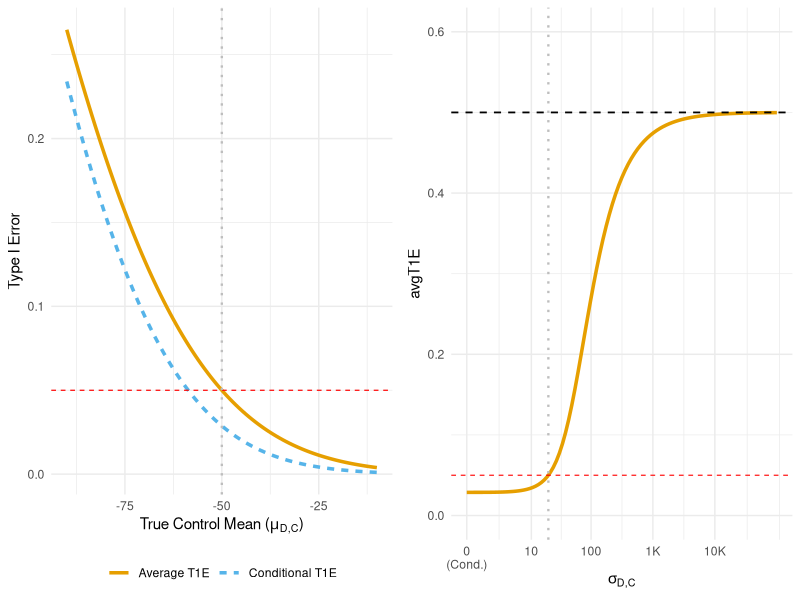
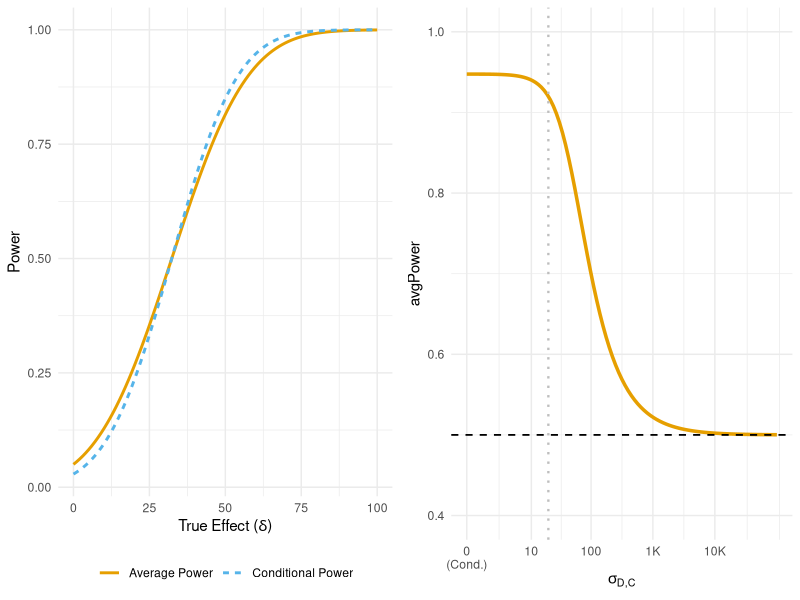
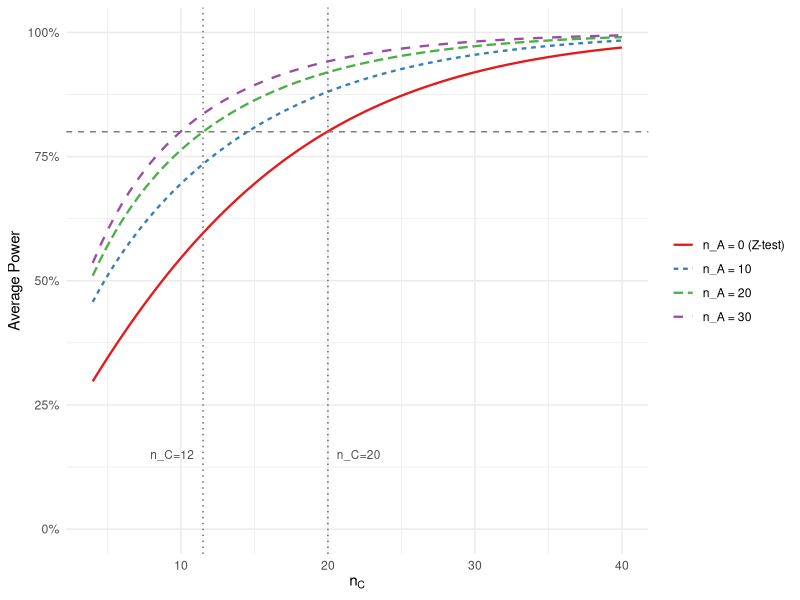
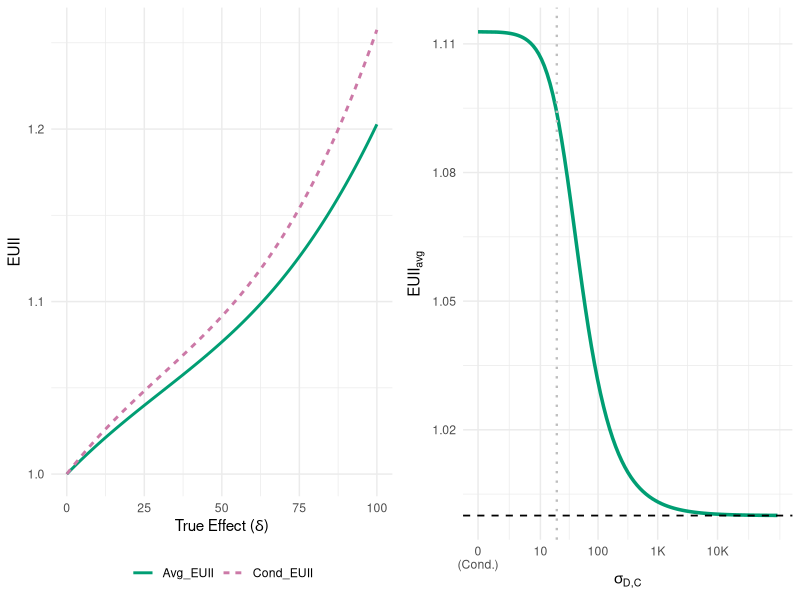
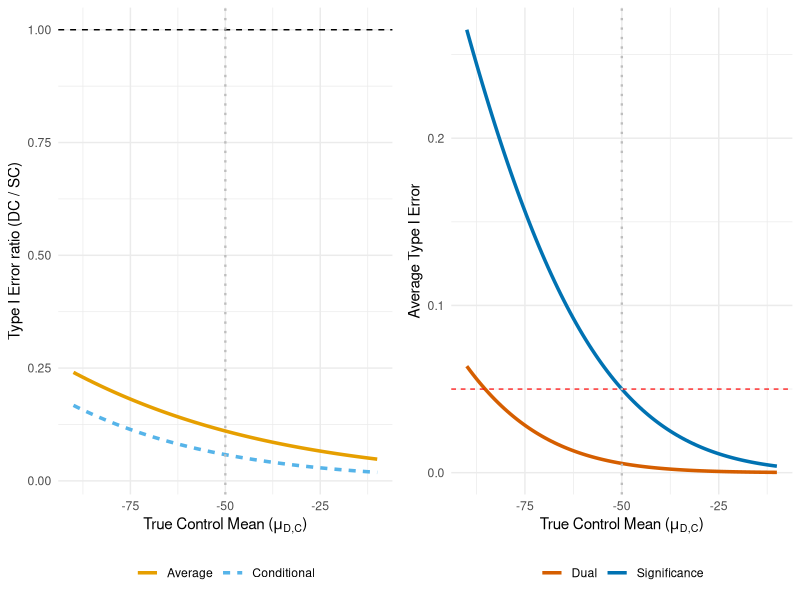
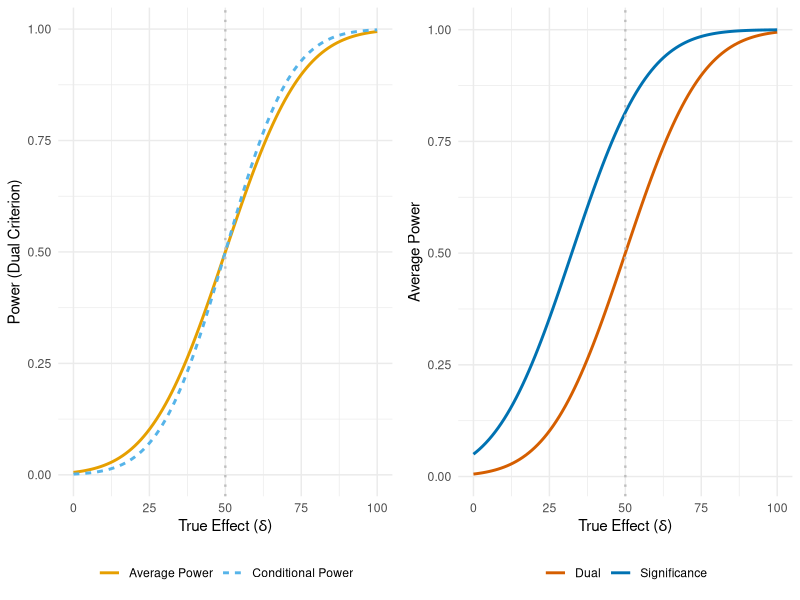
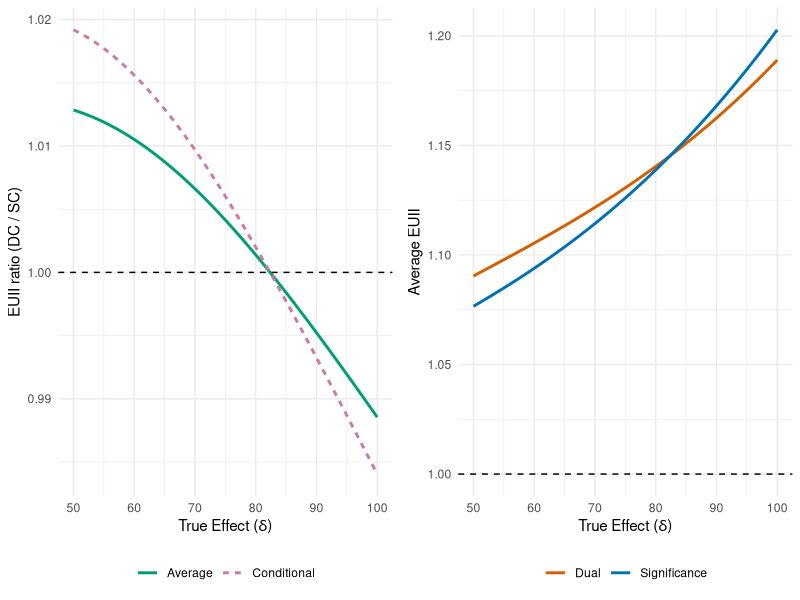

Source code (R) for these figures, in order:
# =============================================================================
# Closed-Form Running Example — Single-Component Normal Analysis Prior
# =============================================================================
# Reproduces the closed-form figures of the running example:
#   Part 1 – Conditional vs Average Type I Error (location and scale shift)
#   Part 2 – Conditional vs Average Power
#   Part 3 – Sample-size curve (average power vs n_C for several ESS n_A)
#   Part 4 – Conditional vs Average EUII
#   Part 5 – Dual criterion vs significance-only (T1E, Power, EUII)
# All metrics use the Normal closed forms; the analysis prior is the
# single-component Normal approximation of the MAP prior.
# =============================================================================

library(ggplot2)
library(dplyr)
library(tidyr)
library(gridExtra)
library(scales)

# ---------------------------------------------------------------------------
# Trial parameters
# ---------------------------------------------------------------------------
sigma <- 88; n_C <- 20; n_T <- 40; n_A <- 20; N_total <- n_C + n_T
v_C <- sigma^2 / n_C; v_T <- sigma^2 / n_T; sigma_A2 <- sigma^2 / n_A; mu_A <- -50
q <- 0; z_p <- qnorm(0.95)
W <- sigma_A2 / (sigma_A2 + v_C)
V_delta <- W * v_C + v_T # sigma_A2 * v_C / (sigma_A2 + v_C) + v_T
V_samp  <- W^2 * v_C + v_T # Variance of the Sampling distribution of delta_hat | delta, theta_C
k_SC <- q + z_p * sqrt(V_delta) # single-criterion (significance) threshold

# ---------------------------------------------------------------------------
# Closed-form operating characteristics for a generic threshold k
# (single criterion: k = k_SC; dual criterion: k = max(DV, k_SC))
# ---------------------------------------------------------------------------
condPower <- function(theta_C_star, delta, k)
  1 - pnorm((k - ((1 - W) * (mu_A - theta_C_star) + delta)) / sqrt(V_samp))
avgPower <- function(mu_D, sigma_D2, delta, k)
  1 - pnorm((k - ((1 - W) * (mu_A - mu_D) + delta)) / sqrt(V_samp + (1 - W)^2 * sigma_D2))
calc_EUII <- function(power, t1e, N) {
  eps <- 1e-10
  p <- pmax(pmin(power, 1 - eps), eps)
  t <- pmax(pmin(t1e, 1 - eps), eps)
  log_dor <- qlogis(p) - qlogis(t) #qlogis = logit = log(Odds)
  exp(log_dor / N)
}

# average power for the assumptions for the sample size computation
avgPower_ess <- function(delta, n_C, n_A, r_T, sigma, z_p, q = 0) {
  n_T <- r_T * n_C
  1 - pnorm(z_p - (delta - q) / (sigma * sqrt(1 / (n_C + n_A) + 1 / n_T)))
}

# ---------------------------------------------------------------------------
# Shared plotting theme / scales
# ---------------------------------------------------------------------------
my_theme <- theme_minimal() +
  theme(legend.position = "bottom", legend.title = element_blank())
my_x_scale <- scale_x_continuous(
  trans = "log1p",
  breaks = c(0, 10, 100, 1000, 10000),
  labels = c("0\n(Cond.)", "10", "100", "1K", "10K")
)

sigmas <- c(0, 10^seq(0, 5, length.out = 99))


# ===========================================================================
# Part 1 – Type I Error (location shift and scale shift)
# ===========================================================================
df_t1e_loc <- data.frame(mu_D = seq(-90, -10, length.out = 100))  |> 
  mutate(
    `Conditional T1E` = condPower(mu_D, 0, k_SC),
    `Average T1E`     = avgPower(mu_D, sigma_A2, 0, k_SC)
  )  |> 
  pivot_longer(cols = c(`Conditional T1E`, `Average T1E`),
               names_to = "Metric", values_to = "Value")

df_t1e_scale <- data.frame(sigma_D = sigmas)  |> 
  mutate(Avg_T1E = avgPower(mu_A, sigma_D^2, 0, k_SC))

p1a <- ggplot(df_t1e_loc, aes(x = mu_D, y = Value, color = Metric, linetype = Metric)) +
  geom_line(size = 1.2) +
  geom_hline(yintercept = 0.05, linetype = "dashed", color = "red", linewidth = 0.4) +
  geom_vline(xintercept = mu_A, linetype = "dotted", color = "gray", linewidth = 0.8) +
  scale_color_manual(values = c("Average T1E" = "#E69F00", "Conditional T1E" = "#56B4E9")) +
  labs(x = expression("True Control Mean (" * mu["D,C"] * ")"), y = "Type I Error") +
  my_theme

p1b <- ggplot(df_t1e_scale, aes(x = sigma_D, y = Avg_T1E)) +
  geom_line(color = "#E69F00", size = 1.2) +
  geom_hline(yintercept = 0.5,  linetype = "dashed", color = "black", linewidth = 0.6) +
  geom_hline(yintercept = 0.05, linetype = "dashed", color = "red",   linewidth = 0.4) +
  geom_vline(xintercept = sqrt(sigma_A2), linetype = "dotted", color = "gray", linewidth = 0.8) +
  my_x_scale +
  coord_cartesian(ylim = c(0, 0.6)) +
  labs(x = expression(sigma["D,C"]), y = "avgT1E") +
  my_theme

grid.arrange(p1a, p1b, ncol = 2)


# ===========================================================================
# Part 2 – Power (across deltas and with scale shift)
# ===========================================================================
df_pow_loc <- data.frame(delta = seq(0, 100, length.out = 100))  |> 
  mutate(
    `Conditional Power` = condPower(mu_A, delta, k_SC),
    `Average Power`     = avgPower(mu_A, sigma_A2, delta, k_SC)
  )  |> 
  pivot_longer(cols = c(`Conditional Power`, `Average Power`),
               names_to = "Metric", values_to = "Value")

df_pow_scale <- data.frame(sigma_D = sigmas)  |> 
  mutate(Avg_Power = avgPower(mu_A, sigma_D^2, 60, k_SC))

p2a <- ggplot(df_pow_loc, aes(x = delta, y = Value, color = Metric, linetype = Metric)) +
  geom_line(size = 1) +
  scale_color_manual(values = c("Average Power" = "#E69F00", "Conditional Power" = "#56B4E9")) +
  labs(x = expression("True Effect (" * delta * ")"), y = "Power") +
  my_theme

p2b <- ggplot(df_pow_scale, aes(x = sigma_D, y = Avg_Power)) +
  geom_line(color = "#E69F00", size = 1.2) +
  geom_hline(yintercept = 0.5, linetype = "dashed", color = "black", linewidth = 0.6) +
  geom_vline(xintercept = sqrt(sigma_A2), linetype = "dotted", color = "gray", linewidth = 0.8) +
  my_x_scale +
  coord_cartesian(ylim = c(0.4, 1.0)) +
  labs(x = expression(sigma["D,C"]), y = "avgPower") +
  my_theme

grid.arrange(p2a, p2b, ncol = 2)


# ===========================================================================
# Part 3 – Sample size: average power vs n_C for several ESS n_A
# ===========================================================================
n_C_seq  <- seq(4, 40, by = 0.5)
n_A_vals <- c(0, 10, 20, 30)
df_ss <- do.call(rbind, lapply(n_A_vals, function(na) {
  data.frame(
    n_C   = n_C_seq,
    power = avgPower_ess(delta = 60, n_C = n_C_seq, n_A = na,
                         r_T = 2, sigma = 88, z_p = qnorm(0.95)),
    n_A   = factor(paste0("n_A = ", na))
  )
}))

# minimum n_C for 80% average power with n_A = 20 (closed form)
K_req   <- 88^2 * (qnorm(0.95) + qnorm(0.80))^2 / 60^2   # ~ 13.30
b_req   <- K_req * (2 + 1) - 2 * 20
n_C_req <- (b_req + sqrt(b_req^2 + 4 * 2 * K_req * 20)) / (2 * 2)  # ~ 11.5

legend_labels <- c("n_A = 0 (Z-test)", "n_A = 10", "n_A = 20", "n_A = 30")

p_ss <- ggplot(df_ss, aes(x = n_C, y = power, colour = n_A, linetype = n_A)) +
  geom_line(linewidth = 0.8) +
  geom_hline(yintercept = 0.8, linetype = "dashed", colour = "grey50") +
  geom_vline(xintercept = n_C_req, linetype = "dotted", colour = "grey40") +
  geom_vline(xintercept = 20,      linetype = "dotted", colour = "grey40") +
  annotate("text", x = n_C_req - 0.6, y = 0.15, label = paste0("n_C=", ceiling(n_C_req)),
           hjust = 1, size = 3, colour = "grey30") +
  annotate("text", x = 20 + 0.6, y = 0.15, label = "n_C=20",
           hjust = 0, size = 3, colour = "grey30") +
  scale_y_continuous(labels = scales::percent_format(accuracy = 1), limits = c(0, 1)) +
  scale_colour_brewer(palette = "Set1", labels = legend_labels) +
  scale_linetype_discrete(labels = legend_labels) +
  labs(x = expression(n[C]), y = "Average Power", colour = NULL, linetype = NULL) +
  my_theme +
  theme(legend.position = "right")

print(p_ss)


# ===========================================================================
# Part 4 – EUII (deta varying and scale shift)
# ===========================================================================
df_euii_loc <- data.frame(delta = seq(0, 100, length.out = 100))  |> 
  mutate(
    Cond_EUII = calc_EUII(condPower(mu_A, delta, k_SC), condPower(mu_A, 0, k_SC), N_total),
    Avg_EUII  = calc_EUII(avgPower(mu_A, sigma_A2, delta, k_SC), avgPower(mu_A, sigma_A2, 0, k_SC), N_total)
  )  |> 
  pivot_longer(cols = c(Cond_EUII, Avg_EUII), names_to = "Metric", values_to = "Value")

df_euii_scale <- data.frame(sigma_D = sigmas)  |> 
  mutate(Avg_EUII = calc_EUII(avgPower(mu_A, sigma_D^2, 60, k_SC), avgPower(mu_A, sigma_D^2, 0, k_SC), N_total))

p3a <- ggplot(df_euii_loc, aes(x = delta, y = Value, color = Metric, linetype = Metric)) +
  geom_line(size = 1) +
  scale_color_manual(values = c("Avg_EUII" = "#009E73", "Cond_EUII" = "#CC79A7")) +
  labs(x = expression("True Effect (" * delta * ")"), y = "EUII") +
  my_theme

p3b <- ggplot(df_euii_scale, aes(x = sigma_D, y = Avg_EUII)) +
  geom_line(color = "#009E73", size = 1.2) +
  geom_hline(yintercept = 1.0, linetype = "dashed", color = "black", linewidth = 0.6) +
  geom_vline(xintercept = sqrt(sigma_A2), linetype = "dotted", color = "gray", linewidth = 0.8) +
  my_x_scale +
  labs(x = expression(sigma["D,C"]), y = expression(EUII[avg])) +
  my_theme

grid.arrange(p3a, p3b, ncol = 2)


# ===========================================================================
# Part 5 – Dual criterion vs significance-only
# ===========================================================================
DV   <- 50
k_DC <- max(DV, k_SC)   # dual-criterion threshold ( in this case it is 50)

# --- 5a. Type I Error (location shift) -------------------------------------
df_rt1e_loc <- data.frame(mu_D = seq(-90, -10, length.out = 100))  |> 
  mutate(
    Conditional = condPower(mu_D, 0, k_DC) / condPower(mu_D, 0, k_SC),
    Average     = avgPower(mu_D, sigma_A2, 0, k_DC) / avgPower(mu_D, sigma_A2, 0, k_SC)
  )  |> 
  pivot_longer(cols = c(Conditional, Average), names_to = "Metric", values_to = "Ratio")

df_t1e_abs <- data.frame(mu_D = seq(-90, -10, length.out = 100))  |> 
  mutate(
    Dual         = avgPower(mu_D, sigma_A2, 0, k_DC),
    Significance = avgPower(mu_D, sigma_A2, 0, k_SC)
  )  |> 
  pivot_longer(cols = c(Dual, Significance), names_to = "Criterion", values_to = "avgT1E")

pr1a <- ggplot(df_rt1e_loc, aes(mu_D, Ratio, color = Metric, linetype = Metric)) +
  geom_line(size = 1.2) +
  geom_hline(yintercept = 1, linetype = "dashed", color = "black", linewidth = 0.5) +
  geom_vline(xintercept = mu_A, linetype = "dotted", color = "gray", linewidth = 0.8) +
  scale_color_manual(values = c("Average" = "#E69F00", "Conditional" = "#56B4E9")) +
  labs(x = expression("True Control Mean (" * mu["D,C"] * ")"),
       y = "Type I Error ratio (DC / SC)") +
  my_theme

pr1b <- ggplot(df_t1e_abs, aes(mu_D, avgT1E, color = Criterion)) +
  geom_line(size = 1.2) +
  geom_hline(yintercept = 0.05, linetype = "dashed", color = "red", linewidth = 0.4) +
  geom_vline(xintercept = mu_A, linetype = "dotted", color = "gray", linewidth = 0.8) +
  scale_color_manual(values = c("Dual" = "#D55E00", "Significance" = "#0072B2")) +
  labs(x = expression("True Control Mean (" * mu["D,C"] * ")"),
       y = "Average Type I Error") +
  my_theme

grid.arrange(pr1a, pr1b, ncol = 2)
df_t1e_abs  |> filter(Criterion == "Significance") #so only around mu_D = 88 the avgT1e is not controlled anymore!

# --- 5b. Power  ----------------------------------------------
df_pow_dc <- data.frame(delta = seq(0, 100, length.out = 100))  |>
  mutate(
    `Conditional Power` = condPower(mu_A, delta, k_DC),
    `Average Power`     = avgPower(mu_A, sigma_A2, delta, k_DC)
  )  |>
  pivot_longer(cols = c(`Conditional Power`, `Average Power`),
               names_to = "Metric", values_to = "Value")

df_pow_abs <- data.frame(delta = seq(0, 100, length.out = 100))  |>
  mutate(
    Dual         = avgPower(mu_A, sigma_A2, delta, k_DC),
    Significance = avgPower(mu_A, sigma_A2, delta, k_SC)
  )  |>
  pivot_longer(cols = c(Dual, Significance), names_to = "Criterion", values_to = "avgPower")

pr2a <- ggplot(df_pow_dc, aes(delta, Value, color = Metric, linetype = Metric)) +
  geom_line(size = 1) +
  geom_vline(xintercept = DV, linetype = "dotted", color = "gray", linewidth = 0.8) +
  scale_color_manual(values = c("Average Power" = "#E69F00", "Conditional Power" = "#56B4E9")) +
  labs(x = expression("True Effect (" * delta * ")"), y = "Power (Dual Criterion)") +
  my_theme

pr2b <- ggplot(df_pow_abs, aes(delta, avgPower, color = Criterion)) +
  geom_line(size = 1) +
  geom_vline(xintercept = DV, linetype = "dotted", color = "gray", linewidth = 0.8) +
  scale_color_manual(values = c("Dual" = "#D55E00", "Significance" = "#0072B2")) +
  labs(x = expression("True Effect (" * delta * ")"), y = "Average Power") +
  my_theme

grid.arrange(pr2a, pr2b, ncol = 2)

# --- 5c. EUII (varying delta, restricted to delta > DV = 50) ----------------
# Below DV the dual power is < 50% (powerless region), so comparing
# evidentiary efficiency there is not meaningful.
df_reuii_loc <- data.frame(delta = seq(50, 100, length.out = 100))  |>
  mutate(
    Conditional = calc_EUII(condPower(mu_A, delta, k_DC), condPower(mu_A, 0, k_DC), N_total) /
                  calc_EUII(condPower(mu_A, delta, k_SC), condPower(mu_A, 0, k_SC), N_total),
    Average     = calc_EUII(avgPower(mu_A, sigma_A2, delta, k_DC), avgPower(mu_A, sigma_A2, 0, k_DC), N_total) /
                  calc_EUII(avgPower(mu_A, sigma_A2, delta, k_SC), avgPower(mu_A, sigma_A2, 0, k_SC), N_total)
  )  |>
  pivot_longer(cols = c(Conditional, Average), names_to = "Metric", values_to = "Ratio")

df_euii_abs <- data.frame(delta = seq(50, 100, length.out = 100))  |>
  mutate(
    Dual         = calc_EUII(avgPower(mu_A, sigma_A2, delta, k_DC), avgPower(mu_A, sigma_A2, 0, k_DC), N_total),
    Significance = calc_EUII(avgPower(mu_A, sigma_A2, delta, k_SC), avgPower(mu_A, sigma_A2, 0, k_SC), N_total)
  )  |> 
  pivot_longer(cols = c(Dual, Significance), names_to = "Criterion", values_to = "avgEUII")

pr3a <- ggplot(df_reuii_loc, aes(delta, Ratio, color = Metric, linetype = Metric)) +
  geom_line(size = 1) +
  geom_hline(yintercept = 1, linetype = "dashed", color = "black", linewidth = 0.5) +
  scale_color_manual(values = c("Average" = "#009E73", "Conditional" = "#CC79A7")) +
  labs(x = expression("True Effect (" * delta * ")"), y = "EUII ratio (DC / SC)") +
  my_theme

pr3b <- ggplot(df_euii_abs, aes(delta, avgEUII, color = Criterion)) +
  geom_line(size = 1) +
  geom_hline(yintercept = 1, linetype = "dashed", color = "black", linewidth = 0.5) +
  scale_color_manual(values = c("Dual" = "#D55E00", "Significance" = "#0072B2")) +
  labs(x = expression("True Effect (" * delta * ")"), y = "Average EUII") +
  my_theme

grid.arrange(pr3a, pr3b, ncol = 2)
